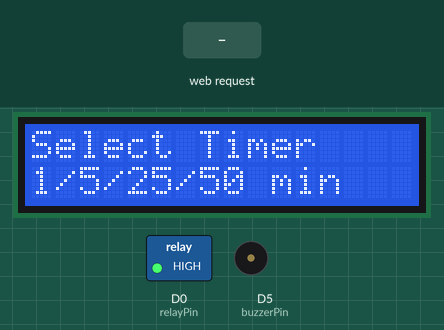
This sketch was run on a simulated ESP8266 (NodeMCU). Parts: 16×2 character LCD, switched loads named in the sketch (green lamp = pin HIGH), buzzer (waves = sounding, pin HIGH). Inputs (shaded band) come from the test bench. WiFi joins after 1.5 s; servers stay silent unless stated; what the sketch prints to the serial monitor is not drawn.

Above: at 2.7 s.
2.8 s: HTTP request GET /timer/select/1 received
At 3.8 s:
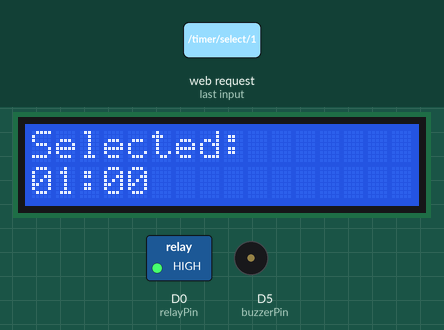
4.3 s: HTTP request GET /timer/start received
At 6.1 s:
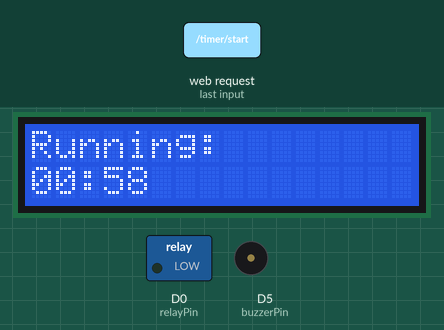
7.3 s: HTTP request GET /timer/select/5 received
At 8.5 s:
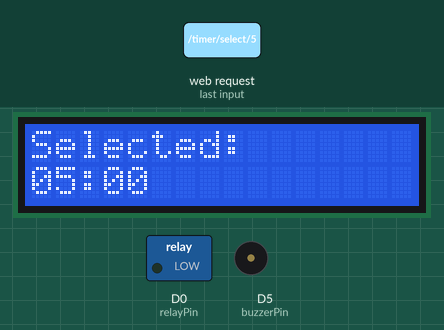
8.8 s: HTTP request GET /timer/reset received
At 9.5 s:
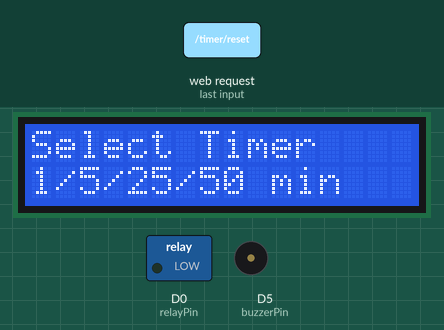
10.3 s: HTTP request GET /lamp/off received
At 10.7 s:
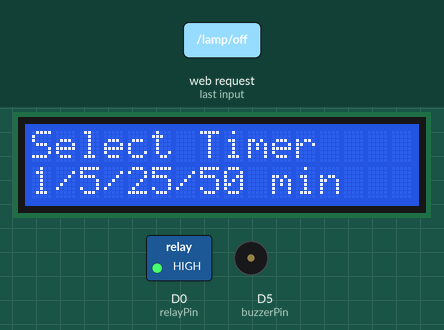
11.8 s: HTTP request GET /lamp/on received
At 13.1 s:
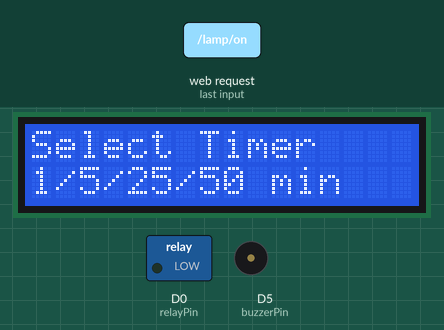
Timing chart, 0 to 14.3 s (numbered marks = the images above; inputs shaded):
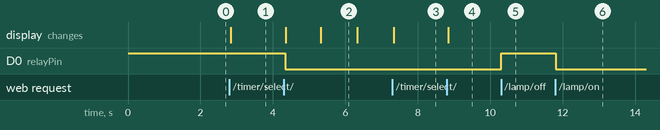

The sketch:

aotoonofflamp.ino
```cpp
#include <ESP8266WiFi.h>
#include <LiquidCrystal_I2C.h>

// Wi-Fi credentials
const char* ssid = "Redmi Note 13 5G";
const char* password = "12345678";

WiFiServer server(80);
String header;

// Pin definitions
const int relayPin = D0;
const int buzzerPin = D5;

// LCD setup
LiquidCrystal_I2C lcd(0x27, 16, 2);

// Timer variables
unsigned long startTime;
unsigned long duration = 0;
bool timerRunning = false;
bool timeSelected = false;

String timerStatus = "Waiting";
String lampStatus = "OFF";

void setup() {
  Serial.begin(115200);
  pinMode(relayPin, OUTPUT);
  pinMode(buzzerPin, OUTPUT);

  digitalWrite(relayPin, HIGH);  // Lamp OFF
  digitalWrite(buzzerPin, LOW);  // Buzzer OFF

  lcd.init();
  lcd.backlight();
  lcd.setCursor(0, 0);
  lcd.print("Select Timer");
  lcd.setCursor(0, 1);
  lcd.print("1/5/25/50 min");

  WiFi.begin(ssid, password);
  while (WiFi.status() != WL_CONNECTED) {
    delay(500);
    Serial.print(".");
  }
  Serial.println("\nWiFi connected.");
  Serial.println(WiFi.localIP());
  server.begin();
}

void displaySelectedTime() {
  unsigned int mins = duration / 60000UL;
  lcd.setCursor(0, 0);
  lcd.print("Selected:       ");
  lcd.setCursor(0, 1);
  lcd.printf("%02d:00           ", mins);
}

void displayTimer(unsigned long remaining) {
  unsigned int mins = (remaining / 60000UL) % 60;
  unsigned int secs = (remaining / 1000UL) % 60;
  lcd.setCursor(0, 1);
  lcd.printf("%02d:%02d           ", mins, secs);
}

void triggerBuzzer() {
  for (int i = 0; i < 5; i++) {
    digitalWrite(buzzerPin, HIGH);
    delay(500);
    digitalWrite(buzzerPin, LOW);
    delay(500);
  }
}

void handleTimer() {
  if (timerRunning) {
    unsigned long elapsed = millis() - startTime;
    if (elapsed >= duration) {
      timerRunning = false;
      digitalWrite(relayPin, HIGH);  // Turn OFF lamp
      lampStatus = "OFF";
      timerStatus = "Done";

      lcd.setCursor(0, 0);
      lcd.print("Timer Done      ");
      displayTimer(0);
      triggerBuzzer();
    } else {
      digitalWrite(relayPin, LOW);  // Keep lamp ON
      displayTimer(duration - elapsed);
    }
  }
}

void handleWebRequest(WiFiClient& client) {
  String currentLine = "";
  while (client.connected()) {
    if (client.available()) {
      char c = client.read();
      header += c;
      if (c == '\n') {
        if (currentLine.length() == 0) {
          client.println("HTTP/1.1 200 OK");
          client.println("Content-type:text/html");
          client.println("Connection: close\n");

          // Handle lamp ON/OFF
          if (header.indexOf("GET /lamp/on") >= 0) {
            digitalWrite(relayPin, LOW);
            lampStatus = "ON";
          } else if (header.indexOf("GET /lamp/off") >= 0) {
            digitalWrite(relayPin, HIGH);
            lampStatus = "OFF";
          }

          // Handle timer selections
          if (header.indexOf("GET /timer/select/1") >= 0) {
            duration = 1 * 60 * 1000;
            timeSelected = true;
            timerRunning = false;
            displaySelectedTime();
          } else if (header.indexOf("GET /timer/select/5") >= 0) {
            duration = 5 * 60 * 1000;
            timeSelected = true;
            timerRunning = false;
            displaySelectedTime();
          } else if (header.indexOf("GET /timer/select/25") >= 0) {
            duration = 25 * 60 * 1000;
            timeSelected = true;
            timerRunning = false;
            displaySelectedTime();
          } else if (header.indexOf("/timer/start") >= 0 && timeSelected) {
            timerRunning = true;
            startTime = millis();
            timerStatus = "Running";
            lcd.setCursor(0, 0);
            lcd.print("Running:        ");
            displayTimer(duration);
          } else if (header.indexOf("/timer/reset") >= 0) {
            timerRunning = false;
            timeSelected = false;
            timerStatus = "Waiting";
            lcd.setCursor(0, 0);
            lcd.print("Select Timer    ");
            lcd.setCursor(0, 1);
            lcd.print("1/5/25/50 min   ");
          }

          // Web UI
          client.println("<!DOCTYPE html><html><head><title>Study Lamp</title>");
          client.println("<style>body{font-family:sans-serif;text-align:center;}button{padding:15px;margin:10px;font-size:18px;border-radius:10px;}</style></head>");
          client.println("<body><h1>Study Lamp Control</h1>");
          client.println("<p><a href=\"/lamp/on\"><button style=\"background-color:lightgreen;\">Lamp ON</button></a>");
          client.println("<a href=\"/lamp/off\"><button style=\"background-color:lightcoral;\">Lamp OFF</button></a></p>");
          client.println("<h2>Pomodoro Timer</h2>");
          client.println("<p>");
          client.println("<a href=\"/timer/select/1\"><button>1 Minute</button></a>");
          client.println("<a href=\"/timer/select/5\"><button>5 Minutes</button></a>");
          client.println("<a href=\"/timer/select/25\"><button>25 Minutes</button></a>");
          client.println("</p>");
          if (timeSelected && !timerRunning) {
            client.println("<p><a href=\"/timer/start\"><button style=\"background-color:lightblue;\">Start Timer</button></a></p>");
          }
          client.println("<p><a href=\"/timer/reset\"><button style=\"background-color:gold;\">Reset Timer</button></a></p>");
          client.println("<h3>Status</h3>");
          client.println("<p>Timer: " + timerStatus + "</p>");
          client.println("<p>Lamp: " + lampStatus + "</p>");
          client.println("</body></html>");

          client.println();
          break;
        } else {
          currentLine = "";
        }
      } else if (c != '\r') {
        currentLine += c;
      }
    }
  }
  header = "";
  client.stop();
}

void loop() {
  WiFiClient client = server.available();
  if (client) {
    handleWebRequest(client);
  }
  handleTimer();
}
```

Measured:
- after the input at 2.8 s, the display: changes at once (image 1)
- after the input at 4.3 s, D0 (relayPin): HIGH → LOW at once; the display: first changes after 0.05 s (image 2 shows a later state)
- after the input at 7.3 s, the display: changes at once (image 3)
- after the input at 8.8 s, the display: changes at once (image 4)
- after the input at 10.3 s, D0 (relayPin): LOW → HIGH at once
- after the input at 11.8 s, D0 (relayPin): HIGH → LOW at once
- what the display in image 2 shows lasts 1.0 s, from 5.3 s to 6.3 s
